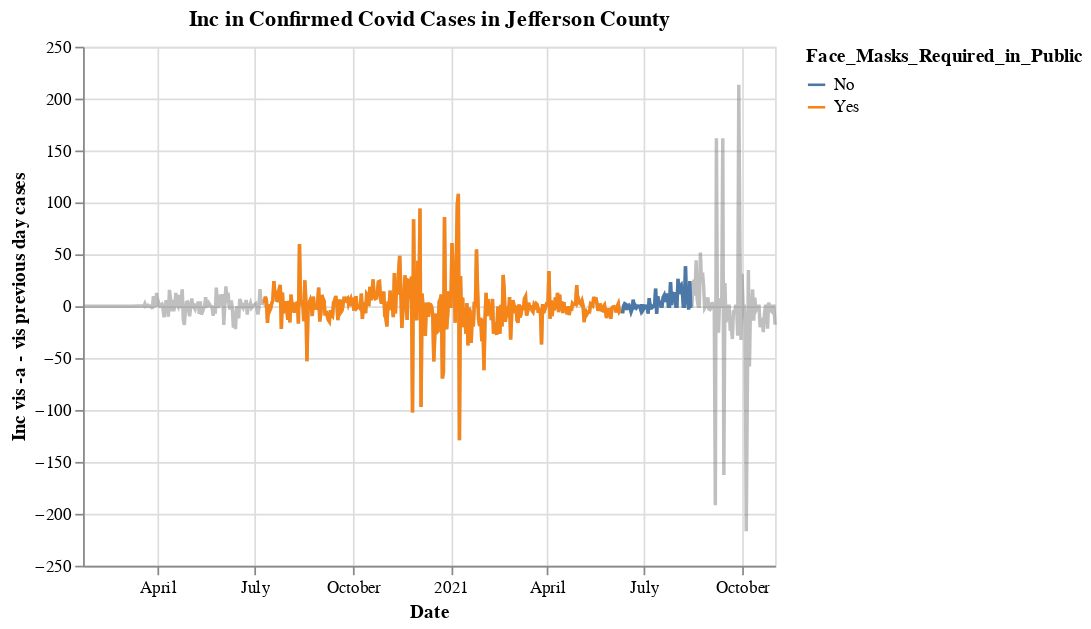

Notebook cell for this chart:
### Code cell
smooth_chart_inc + masks_inc

### Figure 1 — Vega-Lite specification as saved in the notebook (floating-point values rounded to 4 significant figures; data arrays with more than 128 entries replaced by an {"elided": "..."} marker saying what was removed)
{"config": {"view": {"continuousWidth": 400, "continuousHeight": 300}}, "layer": [{"data": {"name": "data-06b6627846595b0df076b5499729519a"}, "mark": {"type": "line", "color": "grey", "opacity": 0.5}, "encoding": {"tooltip": [{"type": "temporal", "field": "date"}, {"type": "quantitative", "field": "confirmed_cases"}, {"type": "temporal", "field": "date", "timeUnit": "day"}], "x": {"type": "temporal", "field": "date"}, "y": {"type": "quantitative", "field": "inc"}}}, {"data": {"name": "data-2da7c2ae25060b4a183ac76317fa2684"}, "mark": "line", "encoding": {"color": {"type": "nominal", "field": "Face_Masks_Required_in_Public"}, "tooltip": [{"type": "temporal", "field": "date"}, {"type": "quantitative", "field": "confirmed_cases"}, {"type": "temporal", "field": "date", "timeUnit": "day"}], "x": {"type": "temporal", "axis": {"title": "Date"}, "field": "date"}, "y": {"type": "quantitative", "axis": {"title": "Inc vis -a - vis previous day cases"}, "field": "inc"}}, "title": "Inc in Confirmed Covid Cases in Jefferson County"}], "$schema": "https://vega.github.io/schema/vega-lite/v4.8.1.json", "datasets": {"data-06b6627846595b0df076b5499729519a": {"elided": "650 records"}, "data-2da7c2ae25060b4a183ac76317fa2684": {"elided": "402 records"}}}
